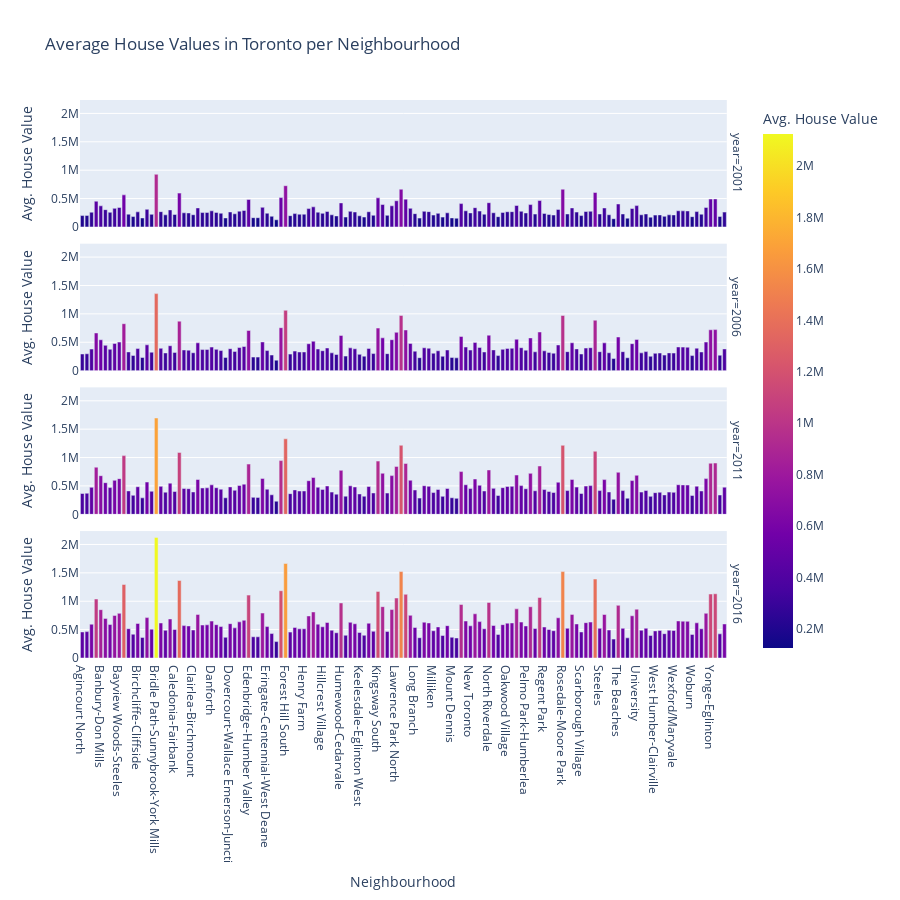

The code cell stored with this chart in its notebook:
### Markdown cell above
## Cost Analysis - Optional Challenge

In this section, you will use Plotly express to a couple of plots that investors can interactively filter and explore various factors related to the house value of the Toronto's neighbourhoods. 

### Create a bar chart row facet to plot the average house values for all Toronto's neighbourhoods per year

### Code cell
faceted_row_bar_chart = px.bar(to_data.reset_index(),
        x="neighbourhood",
        y="average_house_value",
        facet_row="year",
        color="average_house_value",
        labels=({"neighbourhood":"Neighbourhood", "average_house_value":"Avg. House Value"}),
        height=900,
        title="Average House Values in Toronto per Neighbourhood"
      )
faceted_row_bar_chart.show()

### Figure 1 — Plotly figure (JSON) as saved in the notebook; plotly's stock layout.template omitted (floating-point values rounded to 4 significant figures; data arrays with more than 128 entries replaced by an {"elided": "..."} marker saying what was removed)
{"data": [{"alignmentgroup": "True", "hovertemplate": "year=2001<br>Neighbourhood=%{x}<br>Avg. House Value=%{marker.color}<extra></extra>", "legendgroup": "", "marker": {"color": {"elided": "140 int values"}, "coloraxis": "coloraxis"}, "name": "", "offsetgroup": "", "orientation": "v", "showlegend": false, "textposition": "auto", "type": "bar", "x": {"elided": "140 str values"}, "xaxis": "x4", "y": {"elided": "140 int values"}, "yaxis": "y4"}, {"alignmentgroup": "True", "hovertemplate": "year=2006<br>Neighbourhood=%{x}<br>Avg. House Value=%{marker.color}<extra></extra>", "legendgroup": "", "marker": {"color": {"elided": "140 int values"}, "coloraxis": "coloraxis"}, "name": "", "offsetgroup": "", "orientation": "v", "showlegend": false, "textposition": "auto", "type": "bar", "x": {"elided": "140 str values"}, "xaxis": "x3", "y": {"elided": "140 int values"}, "yaxis": "y3"}, {"alignmentgroup": "True", "hovertemplate": "year=2011<br>Neighbourhood=%{x}<br>Avg. House Value=%{marker.color}<extra></extra>", "legendgroup": "", "marker": {"color": {"elided": "140 int values"}, "coloraxis": "coloraxis"}, "name": "", "offsetgroup": "", "orientation": "v", "showlegend": false, "textposition": "auto", "type": "bar", "x": {"elided": "140 str values"}, "xaxis": "x2", "y": {"elided": "140 int values"}, "yaxis": "y2"}, {"alignmentgroup": "True", "hovertemplate": "year=2016<br>Neighbourhood=%{x}<br>Avg. House Value=%{marker.color}<extra></extra>", "legendgroup": "", "marker": {"color": {"elided": "140 int values"}, "coloraxis": "coloraxis"}, "name": "", "offsetgroup": "", "orientation": "v", "showlegend": false, "textposition": "auto", "type": "bar", "x": {"elided": "140 str values"}, "xaxis": "x", "y": {"elided": "140 int values"}, "yaxis": "y"}], "layout": {"annotations": [{"font": {}, "showarrow": false, "text": "year=2016", "textangle": 90, "x": 0.98, "xanchor": "left", "xref": "paper", "y": 0.1138, "yanchor": "middle", "yref": "paper"}, {"font": {}, "showarrow": false, "text": "year=2011", "textangle": 90, "x": 0.98, "xanchor": "left", "xref": "paper", "y": 0.3712, "yanchor": "middle", "yref": "paper"}, {"font": {}, "showarrow": false, "text": "year=2006", "textangle": 90, "x": 0.98, "xanchor": "left", "xref": "paper", "y": 0.6288, "yanchor": "middle", "yref": "paper"}, {"font": {}, "showarrow": false, "text": "year=2001", "textangle": 90, "x": 0.98, "xanchor": "left", "xref": "paper", "y": 0.8862, "yanchor": "middle", "yref": "paper"}], "barmode": "relative", "coloraxis": {"colorbar": {"title": {"text": "Avg. House Value"}}, "colorscale": [[0, "#0d0887"], [0.1111, "#46039f"], [0.2222, "#7201a8"], [0.3333, "#9c179e"], [0.4444, "#bd3786"], [0.5556, "#d8576b"], [0.6667, "#ed7953"], [0.7778, "#fb9f3a"], [0.8889, "#fdca26"], [1, "#f0f921"]]}, "height": 900, "legend": {"tracegroupgap": 0}, "title": {"text": "Average House Values in Toronto per Neighbourhood"}, "xaxis": {"anchor": "y", "domain": [0, 0.98], "title": {"text": "Neighbourhood"}}, "xaxis2": {"anchor": "y2", "domain": [0, 0.98], "matches": "x", "showticklabels": false}, "xaxis3": {"anchor": "y3", "domain": [0, 0.98], "matches": "x", "showticklabels": false}, "xaxis4": {"anchor": "y4", "domain": [0, 0.98], "matches": "x", "showticklabels": false}, "yaxis": {"anchor": "x", "domain": [0, 0.2275], "title": {"text": "Avg. House Value"}}, "yaxis2": {"anchor": "x2", "domain": [0.2575, 0.485], "matches": "y", "title": {"text": "Avg. House Value"}}, "yaxis3": {"anchor": "x3", "domain": [0.515, 0.7425], "matches": "y", "title": {"text": "Avg. House Value"}}, "yaxis4": {"anchor": "x4", "domain": [0.7725, 1], "matches": "y", "title": {"text": "Avg. House Value"}}}}
